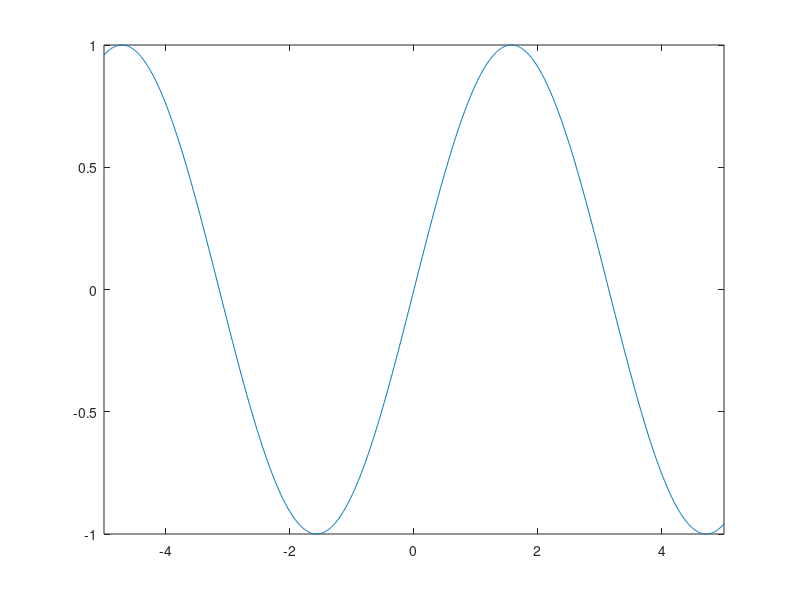

This figure's MATLAB source:
function dibujar()
	f = @(x) sin(x);
	limXIzq = -5;
	limXDer = 5;
	limYArr = 1;
	limYAbj = -1;
	amplitud = 1000	;
	x = linspace(limXIzq,limXDer,amplitud);
	y = f(x);
	for i = 1:amplitud
		y = f(x(1:i));	
		plot(x(1:i),y(1:i))
		xlim([limXIzq limXDer]);
		ylim([limYAbj limYArr]);	
		pause(0.0000000001)
	end
end